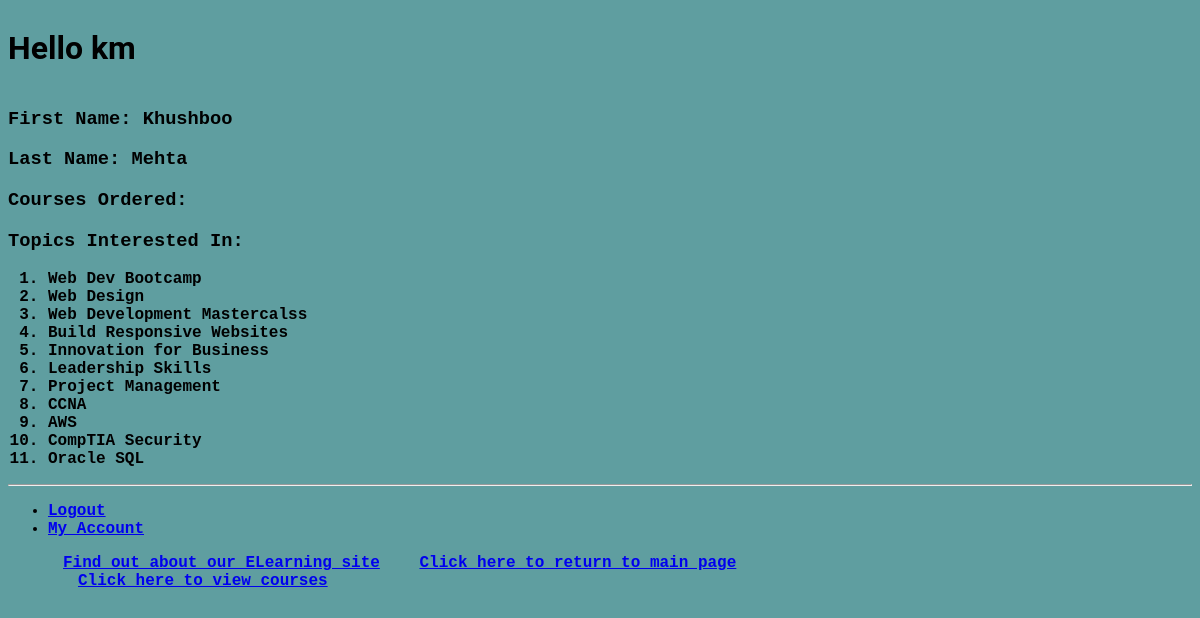
The page /myapp/myaccount (signed in) on the database its author committed.
### myapp/models.py (models this page shows, shortened)
class Course(models.Model):
    topic = models.ForeignKey(Topic, related_name='courses', on_delete=models.CASCADE)
    name = models.CharField(max_length=200)
    price = models.DecimalField(max_digits=10, decimal_places=2)
    hours = models.DecimalField(max_digits=10, decimal_places=2, default=1)
    for_everyone = models.BooleanField(default=True)
    description = models.TextField(max_length=300, null=True, blank=True)
    interested = models.PositiveIntegerField(default=1)
    stages = models.PositiveIntegerField(default=3)

### myapp/views.py (the view)
# urls.py: path(r'myaccount', views.myaccount, name='myaccount'),
def myaccount(request):
    if request.user.is_authenticated:
        current_user = request.user
        if Student.objects.filter(pk=current_user.id):
            first_name = current_user.first_name
            last_name = current_user.last_name
            ordered_course = Order.objects.filter(student_id=current_user.id).values_list('course__name', flat=True)
            interested = Student.objects.filter(id=current_user.id).values_list('interested_in__courses__name', flat=True)
            return render(request, 'myapp/myaccount.html',
                          {'ordered_course': ordered_course, 'first_name': first_name, 'last_name': last_name,
                           'interested': interested})
        else:
            return HttpResponse('You are not a registered student!')
    else:
        base_url = reverse('myapp:login')
        query_string = urlencode({'next': 'myaccount'})
        url = '{}?{}'.format(base_url, query_string)
        return redirect(url)

### myapp/templates/myapp/myaccount.html (shortened to what this page needs)
{% extends 'myapp/base.html' %}
{% block myhdg %}{{ request.user }}{% endblock %}
{% block body_block %}
    <h3>First Name: {{ first_name }} </h3>
    <h3>Last Name: {{ last_name }}</h3>
    <h3>Courses Ordered:</h3>
    <h3>Topics Interested In:</h3>
    <ol>
        {% for interest in interested %}
            <li> {{ interest }} </li>
        {% endfor %}
    </ol>
{% endblock %}

### myapp/static/myapp/style.css (style rules this page uses)
body { background-color: cadetblue; font-family: "Bitstream Vera Sans Mono", Monaco, "Courier New", Courier, monospace; font-weight: bold; }

### rows shown on the page
Course: name "Web Dev Bootcamp"
Course: name "Web Design"
Course: name "Web Development Mastercalss"
Course: name "Build Responsive Websites"
Course: name "Innovation for Business"
Course: name "Leadership Skills"
Course: name "Project Management"
Course: name "CCNA"
Course: name "AWS"
Course: name "CompTIA Security"
Course: name "Oracle SQL"

### other values the page prints
{{ request.user }} "km"
{{ first_name }} "Khushboo"
{{ last_name }} "Mehta"
